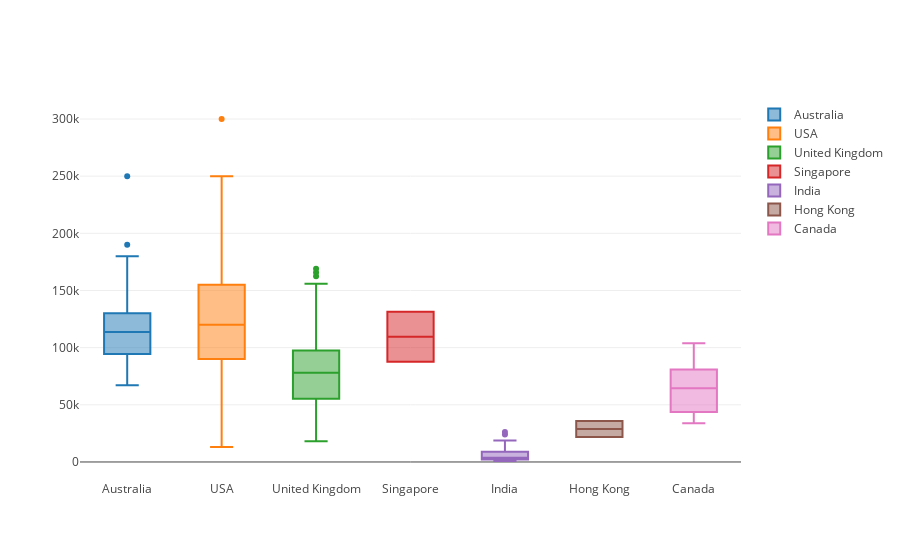

The notebook cell saved with this chart:
### Code cell
data = []

for country in countries:
    data.append(go.Box(
        y= filtered_jobs[filtered_jobs['country']==country]['salary_average'],
        name = country))
    
py.offline.iplot(Figure(data=data, layout=layout), filename='salary_by_country')

### Figure 1 — Plotly figure (JSON) as saved in the notebook; plotly's stock layout.template omitted (floating-point values rounded to 4 significant figures; data arrays with more than 128 entries replaced by an {"elided": "..."} marker saying what was removed)
{"data": [{"name": "Australia", "type": "box", "y": {"elided": "149 int values"}}, {"name": "USA", "type": "box", "y": {"elided": "6517 float values"}}, {"name": "United Kingdom", "type": "box", "y": {"elided": "621 float values"}}, {"name": "Singapore", "type": "box", "y": {"elided": "295 int values"}}, {"name": "India", "type": "box", "y": {"elided": "771 float values"}}, {"name": "Hong Kong", "type": "box", "y": [null, null, null, null, null, null, null, null, null, null, null, null, null, null, null, null, null, null, null, null, null, null, null, null, null, null, null, null, null, null, null, null, null, null, null, null, null, null, null, null, null, null, null, null, null, null, null, null, 21840, null, 35880, null, null, null, null, null, null, null, null, null, null, null, null, null, null, null, null, null, null, null, null, null, null, null, null, null, null, null, null, null, null, null, null, null, null, null, null, null, null, null, null, null, null, null, null, null, null, null, null, null, null, null, null, null, null, null]}, {"name": "Canada", "type": "box", "y": {"elided": "147 float values"}}], "layout": {"paper_bgcolor": "rgba(0,0,0,0)", "plot_bgcolor": "rgba(0,0,0,0)"}}
